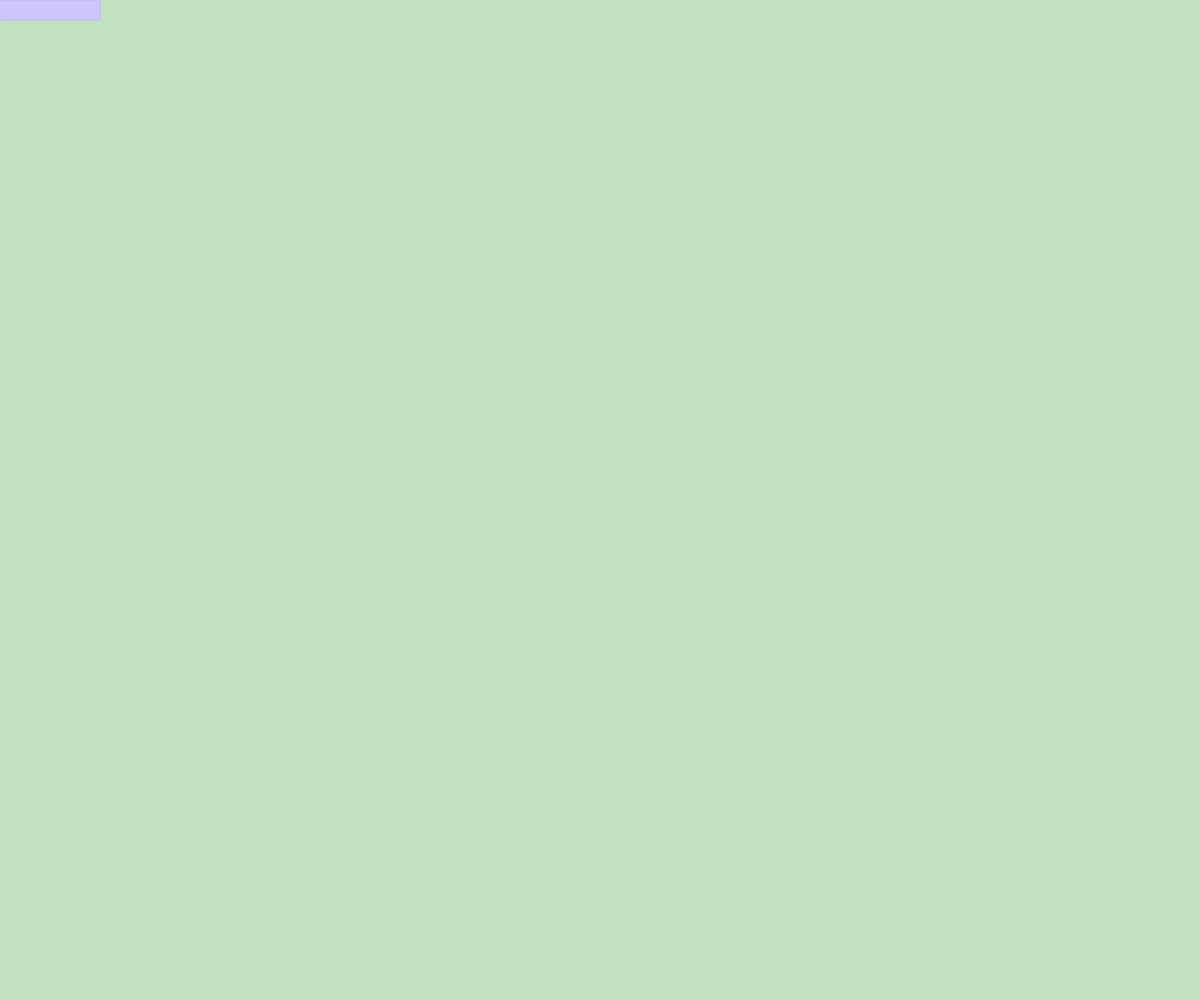
Frame 1 (no input)
Frame 60 (no input): identical to frame 1, image omitted
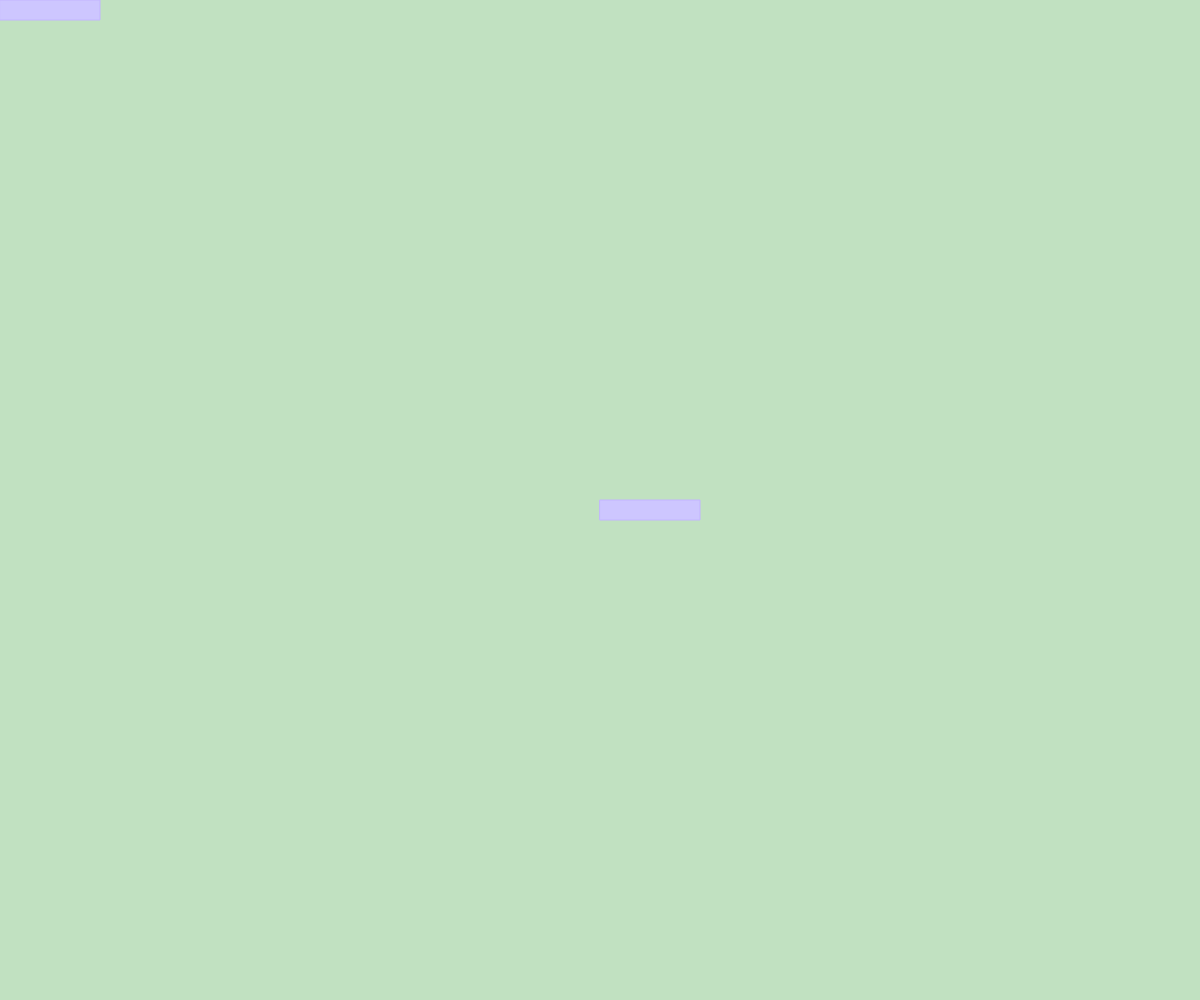
Frame 120 (the mouse pressed at the canvas centre since frame 60)

The p5.js sketch that drew these frames (run headless with seeded random() and noise() and a simulated clock; from frame 60 on, the mouse is pressed at the canvas centre):

// p5.js sketch
// ── sketch.js
let mouse_trail = [];

function setup() {
  createCanvas(windowWidth, windowHeight);
  background(0); 
}

function draw() {
  background(193, 225, 193); 

  for (let i = 0; i < mouse_trail.length; i++) {
    let pos = mouse_trail[i];
    fill(205,198,255); 
    stroke(195,181,255)
    rect(pos.x, pos.y, 100, 20); 
  }


  if (mouse_trail.length > 30) {
    mouse_trail.shift();
  }
}

function mouseMoved() {
  mouse_trail.push({ x: mouseX, y: mouseY });
}
